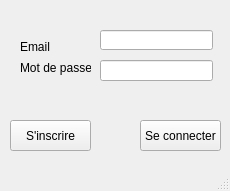
<?xml version="1.0" encoding="UTF-8"?>
<ui version="4.0">
 <class>Connection</class>
 <widget class="QMainWindow" name="Connection">
  <property name="geometry">
   <rect>
    <x>0</x>
    <y>0</y>
    <width>230</width>
    <height>191</height>
   </rect>
  </property>
  <property name="windowTitle">
   <string>Connection</string>
  </property>
  <widget class="QWidget" name="centralwidget">
   <widget class="QPushButton" name="connectionButton">
    <property name="geometry">
     <rect>
      <x>140</x>
      <y>120</y>
      <width>81</width>
      <height>31</height>
     </rect>
    </property>
    <property name="text">
     <string>Se connecter</string>
    </property>
   </widget>
   <widget class="QLabel" name="label">
    <property name="geometry">
     <rect>
      <x>20</x>
      <y>40</y>
      <width>47</width>
      <height>13</height>
     </rect>
    </property>
    <property name="text">
     <string>Email</string>
    </property>
   </widget>
   <widget class="QLabel" name="label_2">
    <property name="geometry">
     <rect>
      <x>20</x>
      <y>60</y>
      <width>71</width>
      <height>16</height>
     </rect>
    </property>
    <property name="text">
     <string>Mot de passe</string>
    </property>
   </widget>
   <widget class="QLineEdit" name="lineEmail">
    <property name="geometry">
     <rect>
      <x>100</x>
      <y>30</y>
      <width>113</width>
      <height>20</height>
     </rect>
    </property>
   </widget>
   <widget class="QLineEdit" name="linePsw">
    <property name="geometry">
     <rect>
      <x>100</x>
      <y>60</y>
      <width>113</width>
      <height>21</height>
     </rect>
    </property>
    <property name="echoMode">
     <enum>QLineEdit::Password</enum>
    </property>
   </widget>
   <widget class="QPushButton" name="inscriptionButton">
    <property name="geometry">
     <rect>
      <x>10</x>
      <y>120</y>
      <width>81</width>
      <height>31</height>
     </rect>
    </property>
    <property name="text">
     <string>S'inscrire</string>
    </property>
   </widget>
  </widget>
  <widget class="QStatusBar" name="statusbar"/>
 </widget>
 <resources/>
 <connections/>
</ui>
